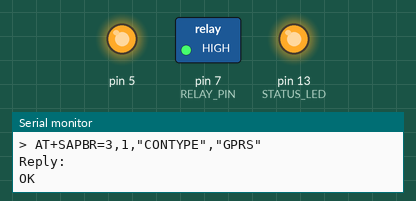
Simulated run of this sketch. Board: Arduino Uno, built with avr-gcc and run on an emulated ATmega328P. Parts: switched loads named in the sketch (green lamp = pin HIGH), output pins drawn as LEDs (lit = HIGH), the last lines printed to the serial monitor. The modem accepts every AT command (registered, SIM ready, sends succeed) and sends nothing else.

Above: at 14.7 s.
At 19.0 s:
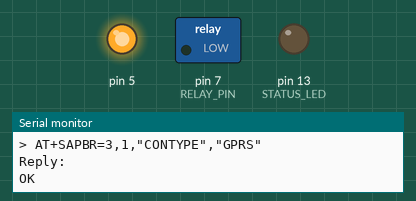
Timing chart, 0 to 23.7 s (numbered marks = the images above):
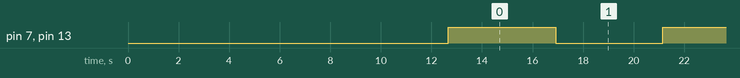

The sketch:

httpbin-toggle-relay.ino
```cpp
#include <SoftwareSerial.h>
SoftwareSerial SIM800serial(2, 3);

#define OK 1
#define NOTOK 2
#define TIMEOUT 3
#define RELAY_PIN 7
#define STATUS_LED 13

String txt;
bool relayState = false;  // Start with relay OFF
unsigned long lastToggleTime = 0;
const unsigned long TOGGLE_INTERVAL = 1000; // 1 second toggle
bool isGprsInitialized = false;

void setup() {
  pinMode(5, OUTPUT);
  pinMode(RELAY_PIN, OUTPUT);
  pinMode(STATUS_LED, OUTPUT);

  digitalWrite(5, HIGH);      // SIM800 ON
  digitalWrite(RELAY_PIN, LOW); // Initial relay state OFF
  digitalWrite(STATUS_LED, LOW); // LED off initially

  Serial.begin(9600);
  SIM800serial.begin(9600);

  Serial.println("Starting up...");
  delay(5000);

  if (SIM800command("AT", "OK", "ERROR", 500, 5) == OK) {
    Serial.println("SIM800L responding OK");
    // Initialize GPRS once at startup
    isGprsInitialized = initGPRS();
  } else {
    Serial.println("SIM800L not responding!");
  }
}

void loop() {
  if (millis() - lastToggleTime >= TOGGLE_INTERVAL) {
    // Toggle relay state
    relayState = !relayState;  // Flip the state
    digitalWrite(RELAY_PIN, relayState ? HIGH : LOW);
    digitalWrite(STATUS_LED, relayState ? HIGH : LOW);

    Serial.print("\nToggling relay to: ");
    Serial.println(relayState ? "ON" : "OFF");

    sendStateToServer();
    lastToggleTime = millis();
  }
}

void sendStateToServer() {
  Serial.println("\n--- Starting Relay Toggle Sequence ---");

  // Only initialize if not already initialized
  if (!isGprsInitialized) {
    isGprsInitialized = initGPRS();
    if (!isGprsInitialized) {
      Serial.println("GPRS initialization failed!");
      return;
    }
  }

  // Use current relay state for the request
  String toggleURL = "http://httpbin.org/get?relay=" + String(relayState ? "on" : "off");
  Serial.println("Sending request to: " + toggleURL);

  SIM800command("AT+HTTPPARA=\"URL\",\"" + toggleURL + "\"", "OK", "ERROR", 2000, 1);

  if (SIM800command("AT+HTTPACTION=0", "0,200,", "ERROR", 2000, 1) == OK) {
    SIM800command("AT+HTTPREAD", "HTTPREAD", "ERROR", 2000, 1);
  } else {
    // If HTTP action failed, reinitialize GPRS next time
    isGprsInitialized = false;
  }
}

bool initGPRS() {
  Serial.println("Initializing GPRS connection...");

  if (SIM800command("AT+SAPBR=3,1,\"CONTYPE\",\"GPRS\"", "OK", "ERROR", 2000, 1) != OK) return false;
  if (SIM800command("AT+SAPBR=3,1,\"APN\",\"safaricom\"", "OK", "ERROR", 2000, 1) != OK) return false;
  if (SIM800command("AT+SAPBR=1,1", "OK", "ERROR", 2000, 1) != OK) return false;
  if (SIM800command("AT+SAPBR=2,1", "OK", "ERROR", 2000, 1) != OK) return false;
  if (SIM800command("AT+HTTPINIT", "OK", "ERROR", 2000, 1) != OK) return false;
  if (SIM800command("AT+HTTPPARA=\"CID\",1", "OK", "ERROR", 2000, 1) != OK) return false;

  Serial.println("GPRS initialized successfully");
  return true;
}

byte SIM800command(String command, String response1, String response2, uint16_t timeOut, uint16_t repetitions) {
  byte returnValue = NOTOK;
  byte countt = 0;

  while (countt < repetitions && returnValue != OK) {
    Serial.println("> " + command);
    SIM800serial.println(command);

    if (SIM800waitFor(response1, response2, timeOut) == OK) {
      returnValue = OK;
    } else {returnValue = NOTOK;}
    countt++;
  }

  return returnValue;
}

byte SIM800waitFor(String response1, String response2, uint16_t timeOut) {
  uint16_t entry = 0;
  String reply = SIM800read();
  byte retVal = 99;

  do {
    reply = SIM800read();
    delay(1);
    entry++;
  } while ((reply.indexOf(response1) + reply.indexOf(response2) == -2) && entry < timeOut);

  if (entry >= timeOut) {
    retVal = TIMEOUT;
  } else {
    if (reply.indexOf(response1) + reply.indexOf(response2) > -2) retVal = OK;
    else retVal = NOTOK;
  }

  return retVal;
}

String SIM800read() {
  String reply = "";

  if (SIM800serial.available()) {
    reply = SIM800serial.readString();
  }

  if (reply != "") {
    Serial.print("Reply: ");
    Serial.println(reply);
    txt = reply;
  }

  return reply;
}
```

Measured:
- by itself, pin 7 (RELAY_PIN), pin 13 (STATUS_LED): alternates HIGH for 4.2 s and LOW for 4.2 s
